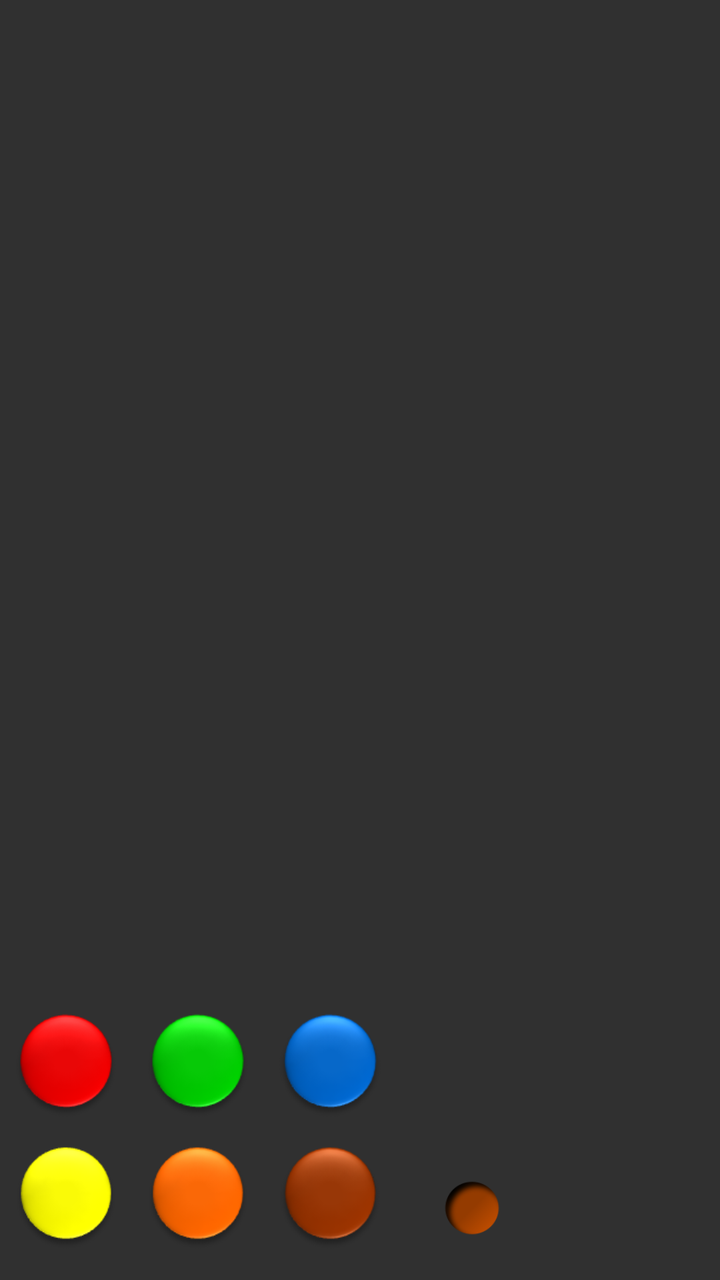
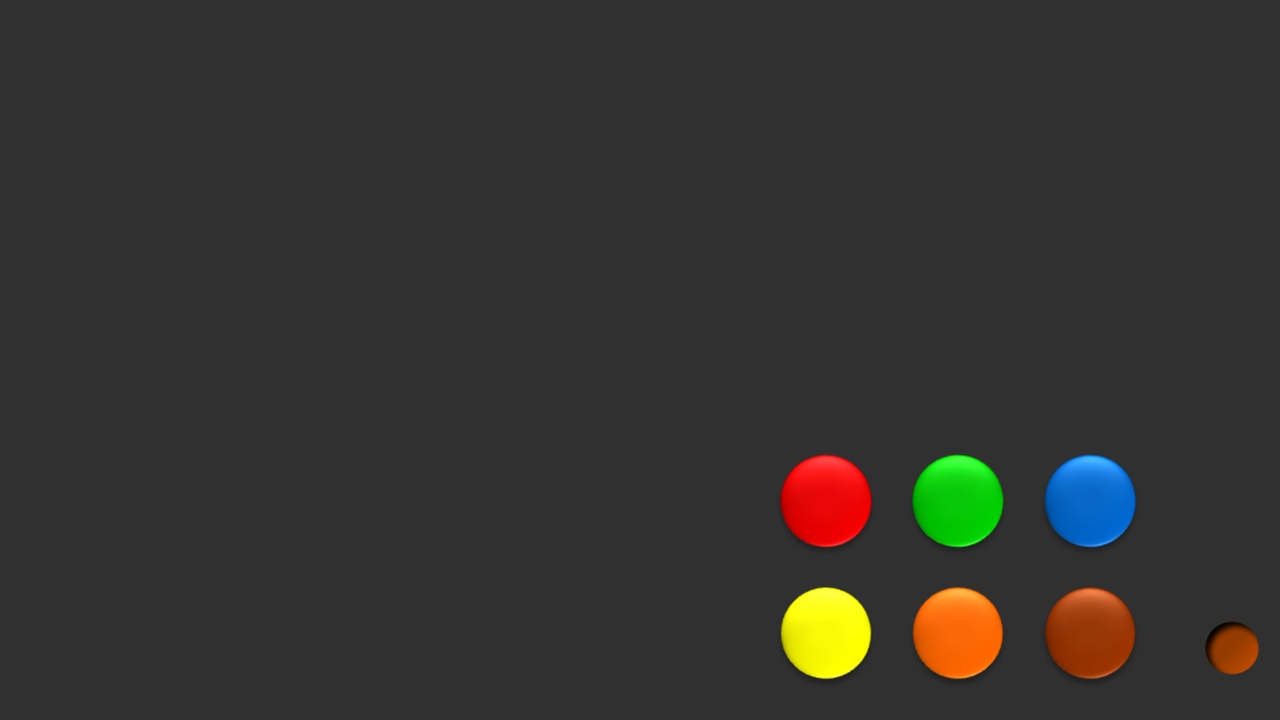

The same Android screen from two of the app's own layout files: first res/layout/ as a phone draws it, then the repository's variant for another configuration, drawn on a device whose configuration selects that folder. Both files follow.
<!-- AndroidManifest.xml: application theme android:Theme.Material -->
<!-- res/layout/main.xml -->
<?xml version="1.0" encoding="utf-8"?>
<LinearLayout xmlns:android="http://schemas.android.com/apk/res/android"
    android:layout_width="match_parent"
    android:layout_height="match_parent"
    android:background="@drawable/rounded_corner"
    android:orientation="vertical" >

    <LinearLayout
        android:id="@+id/codemaker_panel"
        android:layout_width="match_parent"
        android:layout_height="wrap_content"
        android:background="@drawable/codemaker_panel_background"
        android:orientation="horizontal" >
    </LinearLayout>

    <ScrollView
        android:id="@+id/playfield_scrollview"
        android:layout_width="match_parent"
        android:layout_height="0dp"
        android:layout_weight="1"
        android:keepScreenOn="true" >

        <LinearLayout
            android:id="@+id/codebreaker_panels"
            android:layout_width="match_parent"
            android:layout_height="wrap_content"
            android:orientation="vertical" >
        </LinearLayout>
    </ScrollView>

    <include android:id="@+id/colorchooser" layout="@layout/color_chooser"/>

    <LinearLayout
        android:id="@+id/codebreaker_panel"
        android:layout_width="match_parent"
        android:layout_height="wrap_content"
        android:background="@drawable/codebreaker_panel_background"
        android:orientation="horizontal" >
    </LinearLayout>

</LinearLayout>
<!-- res/layout/color_chooser.xml (included above) -->
<?xml version="1.0" encoding="utf-8"?>
<LinearLayout xmlns:android="http://schemas.android.com/apk/res/android"
    xmlns:app="http://schemas.android.com/apk/res-auto"
    android:layout_width="match_parent"
    android:layout_height="wrap_content"
    android:orientation="vertical"
    android:background="@drawable/codebreaker_panel" >

    <LinearLayout
        android:id="@+id/linearLayout1"
        android:layout_width="match_parent"
        android:layout_height="wrap_content"
        android:layout_marginBottom="5dip"
        android:layout_marginTop="5dip"
        android:layout_marginStart="5dip">

        <ImageView
            android:id="@+id/color_chooser_red"
            style="@style/color_chooser_dialog_item"
            android:contentDescription="@string/red"
            android:src="@drawable/red_circle" />

        <ImageView
            android:id="@+id/color_chooser_green"
            style="@style/color_chooser_dialog_item"
            android:contentDescription="@string/green"
            android:src="@drawable/green_circle" />

        <ImageView
            android:id="@+id/color_chooser_blue"
            style="@style/color_chooser_dialog_item"
            android:contentDescription="@string/blue"
            android:src="@drawable/blue_circle" />

    </LinearLayout>

    <LinearLayout
        android:id="@+id/linearLayout2"
        android:layout_width="match_parent"
        android:layout_height="wrap_content"
        android:layout_marginTop="5dip"
        android:layout_marginStart="5dip">

        <ImageView
            android:id="@+id/color_chooser_yellow"
            style="@style/color_chooser_dialog_item"
            android:contentDescription="@string/yellow"
            android:src="@drawable/yellow_circle" />

        <ImageView
            android:id="@+id/color_chooser_orange"
            style="@style/color_chooser_dialog_item"
            android:contentDescription="@string/orange"
            android:src="@drawable/orange_circle" />

        <ImageView
            android:id="@+id/color_chooser_brown"
            style="@style/color_chooser_dialog_item"
            android:contentDescription="@string/brown"
            android:src="@drawable/brown_circle" />

        <ImageView
            android:id="@+id/color_chooser_empty"
            style="@style/color_chooser_dialog_item"
            android:layout_width="48dp"
            android:layout_height="48dp"
            android:layout_marginStart="9dip"
            android:layout_marginTop="9dip"
            android:layout_marginBottom="12dip"
            android:contentDescription="@string/empty"
            android:src="@drawable/empty_circle" />
    </LinearLayout>



</LinearLayout>
<!-- resources referenced by this layout -->
<resources>
  <!-- drawable blue_circle: png bitmap (drawable, 10914 bytes) -->
  <!-- drawable brown_circle: png bitmap (drawable, 10477 bytes) -->
  <!-- drawable codebreaker_panel_background (drawable) -->
  <?xml version="1.0" encoding="utf-8"?>
  <shape xmlns:android="http://schemas.android.com/apk/res/android"
      android:shape="rectangle">
      <gradient
          android:startColor="@color/codebreaker_panel"
          android:endColor="@color/codebreaker_panel"
          android:angle="45"/>
      <corners android:radius="15dp" />
  </shape>
  <!-- drawable empty_circle: png bitmap (drawable, 3627 bytes) -->
  <!-- drawable green_circle: png bitmap (drawable, 9859 bytes) -->
  <!-- drawable orange_circle: png bitmap (drawable, 10146 bytes) -->
  <!-- drawable red_circle: png bitmap (drawable, 8705 bytes) -->
  <!-- drawable yellow_circle: png bitmap (drawable, 8190 bytes) -->
  <string name="blue">Blue</string>
  <string name="brown">Brown</string>
  <string name="empty">Empty</string>
  <string name="green">Green</string>
  <string name="orange">Orange</string>
  <string name="red">Red</string>
  <string name="yellow">Yellow</string>
  <style name="color_chooser_dialog_item">
          <item name="android:height">56dip</item>
          <item name="android:width">56dip</item>
          <item name="android:layout_marginRight">10dip</item>
          <item name="android:layout_height">56dip</item>
          <item name="android:layout_width">56dip</item>
      </style>
  <color name="codebreaker_panel">#30ffffff</color>
</resources>
<!-- res/layout-land/main.xml (the repository's variant of the layout above) -->
<!-- drawn on the phone turned sideways -->
<?xml version="1.0" encoding="utf-8"?>
<LinearLayout xmlns:android="http://schemas.android.com/apk/res/android"
    android:layout_width="match_parent"
    android:layout_height="match_parent"
    android:background="@drawable/rounded_corner"
    android:orientation="horizontal"
    android:baselineAligned="false">

    <LinearLayout
        android:layout_width="0dp"
        android:layout_height="match_parent"
        android:layout_weight=".5"
        android:orientation="vertical">

        <LinearLayout
            android:id="@+id/codemaker_panel"
            android:layout_width="match_parent"
            android:layout_height="wrap_content"
            android:background="@drawable/codemaker_panel_background"
            android:orientation="horizontal" />

        <ScrollView
            android:id="@+id/playfield_scrollview"
            android:layout_width="match_parent"
            android:layout_height="match_parent"
            android:keepScreenOn="true">

            <LinearLayout
                android:id="@+id/codebreaker_panels"
                android:layout_width="match_parent"
                android:layout_height="wrap_content"
                android:orientation="vertical" />
        </ScrollView>

    </LinearLayout>

    <LinearLayout
        android:layout_width="wrap_content"
        android:layout_height="match_parent"
        android:gravity="bottom"
        android:orientation="vertical">

        <include
            android:id="@+id/colorchooser"
            layout="@layout/color_chooser" />

        <LinearLayout
            android:id="@+id/codebreaker_panel"
            android:layout_width="match_parent"
            android:layout_height="wrap_content"
            android:background="@drawable/codebreaker_panel_background"
            android:orientation="horizontal">

        </LinearLayout>

    </LinearLayout>

</LinearLayout>
